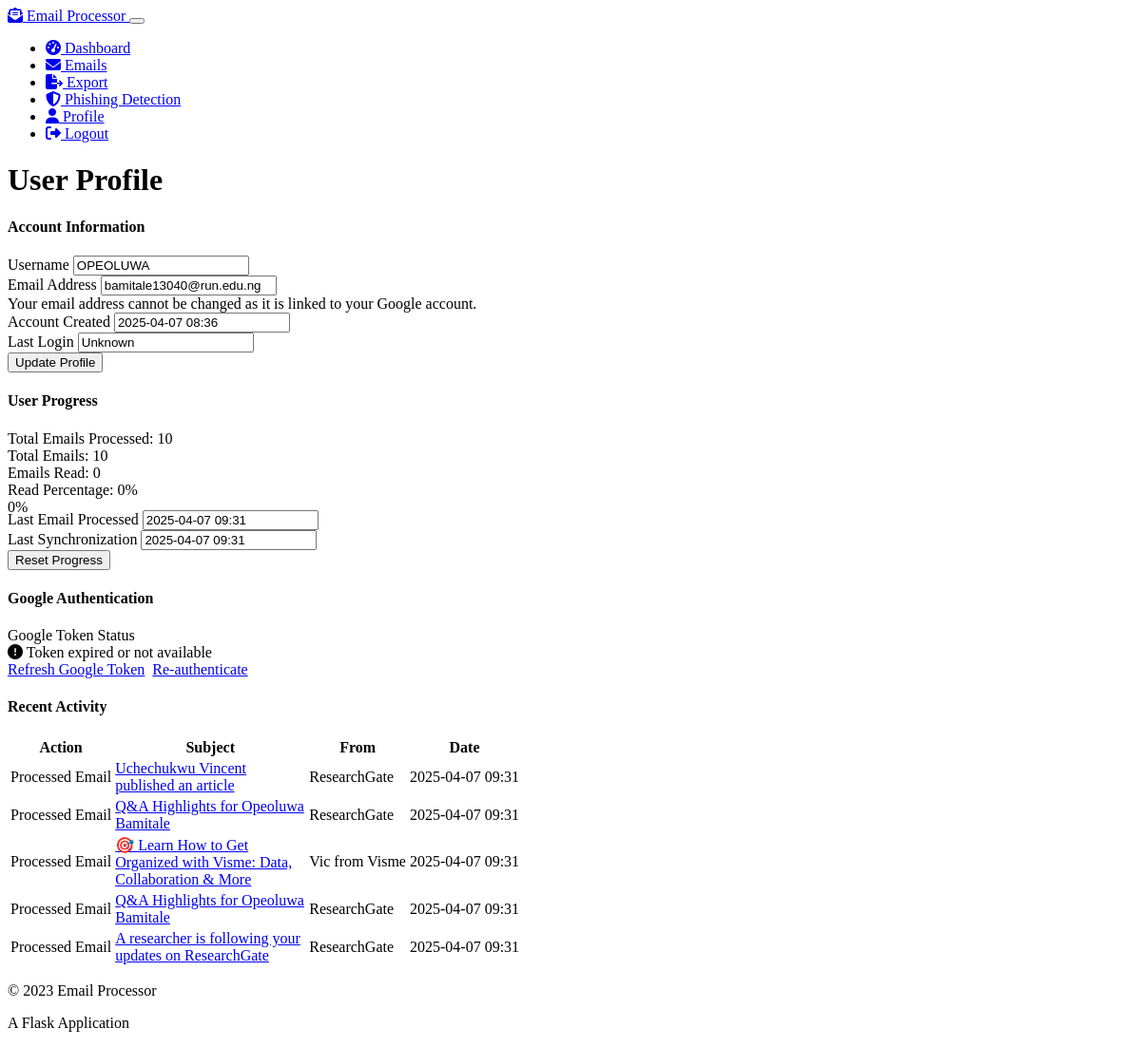
The app's page /profile (signed in), older data.
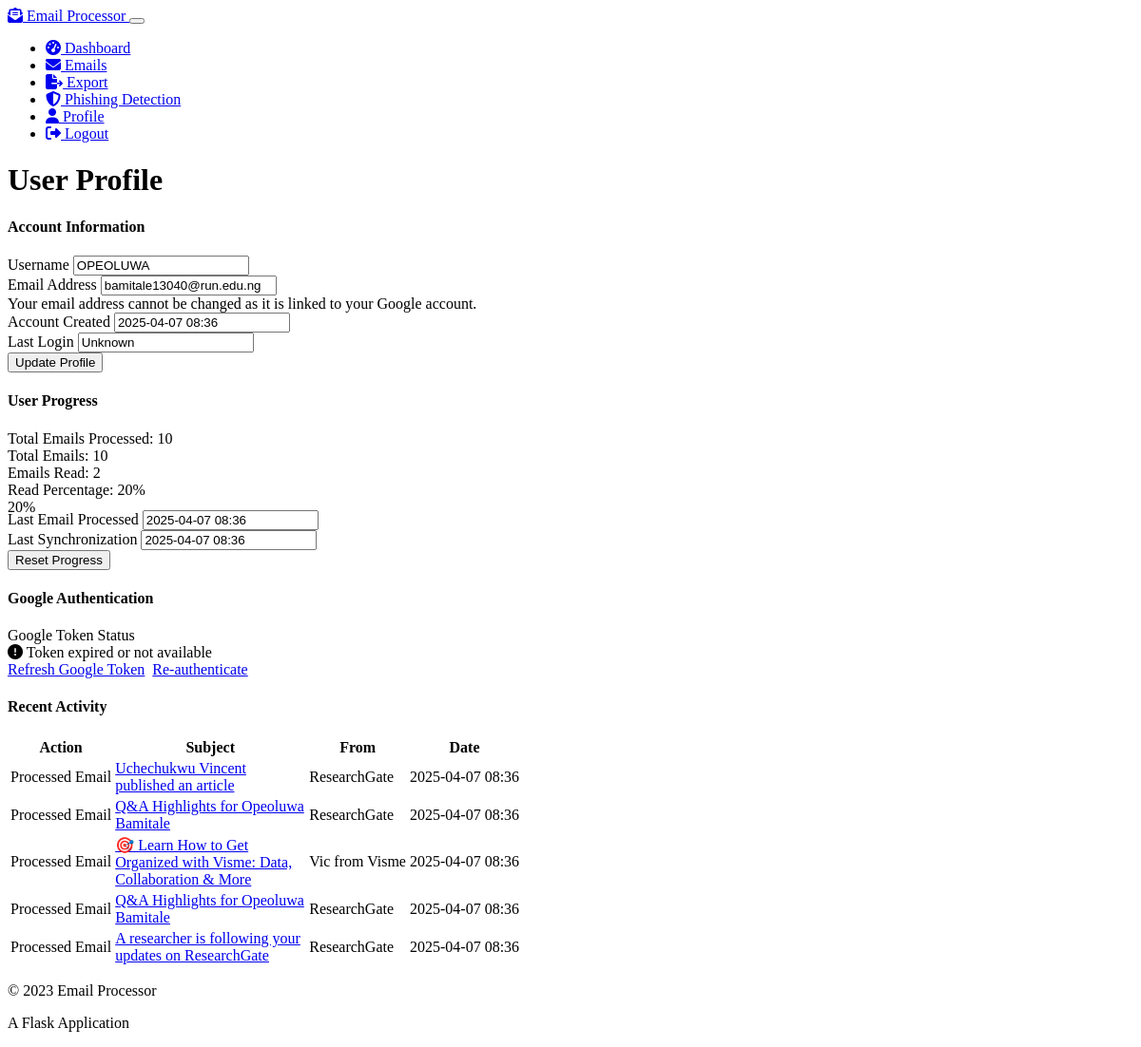
The same page, newer data.
### models.py (models this page shows, shortened)
class User(UserMixin, db.Model):
    id = db.Column(db.Integer, primary_key=True)
    username = db.Column(db.String(64), unique=True, nullable=False)
    email = db.Column(db.String(120), unique=True, nullable=False)
    password_hash = db.Column(db.String(256))
    gmail_access_token = db.Column(db.String(256))
    gmail_refresh_token = db.Column(db.String(256))
    gmail_token_expiry = db.Column(db.DateTime)
    created_at = db.Column(db.DateTime, default=datetime.utcnow)
    last_login = db.Column(db.DateTime)
    emails = db.relationship('Email', backref='user', lazy=True)
    progress = db.relationship('UserProgress', backref='user', lazy=True, uselist=False)

class UserProgress(db.Model):
    id = db.Column(db.Integer, primary_key=True)
    user_id = db.Column(db.Integer, db.ForeignKey('user.id'), unique=True, nullable=False)
    total_emails_processed = db.Column(db.Integer, default=0)
    last_email_processed = db.Column(db.DateTime)
    last_sync_date = db.Column(db.DateTime)
    emails_read = db.Column(db.Integer, default=0)
    favorite_senders = db.Column(db.Text)  # Store as JSON

class Email(db.Model):
    id = db.Column(db.Integer, primary_key=True)
    user_id = db.Column(db.Integer, db.ForeignKey('user.id'), nullable=False)
    message_id = db.Column(db.String(256), nullable=False)
    sender = db.Column(db.String(120), nullable=False)
    sender_name = db.Column(db.String(120))
    recipient = db.Column(db.String(120), nullable=False)
    subject = db.Column(db.String(512))
    body_text = db.Column(db.Text)
    body_html = db.Column(db.Text)
    body_cleaned = db.Column(db.Text)
    date_received = db.Column(db.DateTime)
    date_processed = db.Column(db.DateTime, default=datetime.utcnow)
    is_read = db.Column(db.Boolean, default=False)

### user_progress.py (the view)
@user_progress_bp.route("/profile")
@login_required
def profile():
    progress = UserProgress.query.filter_by(user_id=current_user.id).first()
    if not progress:
        progress = UserProgress(user_id=current_user.id)
        db.session.add(progress)
        db.session.commit()
    total_emails = Email.query.filter_by(user_id=current_user.id).count()
    read_emails = Email.query.filter_by(user_id=current_user.id, is_read=True).count()
    read_percentage = (read_emails / total_emails * 100) if total_emails > 0 else 0
    favorite_senders = {}
    if progress.favorite_senders:
        try:
            favorite_senders = json.loads(progress.favorite_senders)
        except:
            favorite_senders = {}
    recent_emails = Email.query.filter_by(user_id=current_user.id)\
        .order_by(Email.date_processed.desc())\
        .limit(5).all()
    now = datetime.utcnow()
    return render_template('profile.html',
                          user=current_user,
                          progress=progress,
                          total_emails=total_emails,
                          read_emails=read_emails,
                          read_percentage=read_percentage,
                          favorite_senders=favorite_senders,
                          recent_emails=recent_emails,
                          now=now)

### app.py (called while the page is built)
@login_manager.user_loader
def load_user(user_id):
    from models import User
    return User.query.get(int(user_id))

### templates/profile.html (shortened to what this page needs)
{% extends 'base.html' %}
{% block content %}
<div class="row mb-4">
    <div class="col">
        <h1 class="mb-4">User Profile</h1>
    </div>
</div>
<div class="row">
    <div class="col-md-6 mb-4">
        <div class="card bg-dark">
            <div class="card-header">
                <h4 class="mb-0">Account Information</h4>
            </div>
            <div class="card-body">
                <form action="{{ url_for('user_progress_bp.update_username') }}" method="POST">
                    <div class="mb-3">
                        <label for="username" class="form-label">Username</label>
                        <input type="text" class="form-control" id="username" name="username" value="{{ user.username }}">
                    </div>
                    <div class="mb-3">
                        <label for="email" class="form-label">Email Address</label>
                        <input type="email" class="form-control" id="email" value="{{ user.email }}" readonly>
                        <div class="form-text">Your email address cannot be changed as it is linked to your Google account.</div>
                    </div>
                    <div class="mb-3">
                        <label class="form-label">Account Created</label>
                        <input type="text" class="form-control" value="{{ user.created_at.strftime('%Y-%m-%d %H:%M') if user.created_at else 'Unknown' }}" readonly>
                    </div>
                    <div class="mb-3">
                        <label class="form-label">Last Login</label>
                        <input type="text" class="form-control" value="{{ user.last_login.strftime('%Y-%m-%d %H:%M') if user.last_login else 'Unknown' }}" readonly>
                    </div>
                    <button type="submit" class="btn btn-primary">Update Profile</button>
                </form>
            </div>
        </div>
    </div>
    <div class="col-md-6 mb-4">
        <div class="card bg-dark mb-4">
            <div class="card-header">
                <h4 class="mb-0">User Progress</h4>
            </div>
            <div class="card-body">
                <div class="d-flex justify-content-between mb-2">
                    <span>Total Emails Processed:</span>
                    <span class="badge bg-primary">{{ progress.total_emails_processed }}</span>
                </div>
                <div class="d-flex justify-content-between mb-2">
                    <span>Total Emails:</span>
                    <span class="badge bg-info">{{ total_emails }}</span>
                </div>
                <div class="d-flex justify-content-between mb-2">
                    <span>Emails Read:</span>
                    <span class="badge bg-success">{{ read_emails }}</span>
                </div>
                <div class="d-flex justify-content-between mb-2">
                    <span>Read Percentage:</span>
                    <span class="badge bg-warning">{{ read_percentage|round|int }}%</span>
                </div>
                <div class="progress mt-3 mb-4">
                    <div class="progress-bar" role="progressbar" style="width: {{ read_percentage }}%" aria-valuenow="{{ read_percentage }}" aria-valuemin="0" aria-valuemax="100">{{ read_percentage|round|int }}%</div>
                </div>
                <div class="mb-3">
                    <label class="form-label">Last Email Processed</label>
                    <input type="text" class="form-control" value="{{ progress.last_email_processed.strftime('%Y-%m-%d %H:%M') if progress.last_email_processed else 'Never' }}" readonly>
                </div>
                <div class="mb-3">
                    <label class="form-label">Last Synchronization</label>
                    <input type="text" class="form-control" value="{{ progress.last_sync_date.strftime('%Y-%m-%d %H:%M') if progress.last_sync_date else 'Never' }}" readonly>
                </div>
                <form action="{{ url_for('user_progress_bp.reset_progress') }}" method="POST" onsubmit="return confirm('Are you sure you want to reset your progress? This will delete all your processed emails.');">
                    <button type="submit" class="btn btn-danger">Reset Progress</button>
                </form>
            </div>
        </div>
        <div class="card bg-dark">
            <div class="card-header">
                <h4 class="mb-0">Google Authentication</h4>
            </div>
            <div class="card-body">
                <div class="mb-3">
                    <label class="form-label">Google Token Status</label>
                    {% if user.gmail_token_expiry and user.gmail_token_expiry > now %}
                        <div class="alert alert-success">
                            <i class="fas fa-check-circle"></i> Token active until {{ user.gmail_token_expiry.strftime('%Y-%m-%d %H:%M') }}
                        </div>
                    {% else %}
                        <div class="alert alert-warning">
                            <i class="fas fa-exclamation-circle"></i> Token expired or not available
                        </div>
                    {% endif %}
                </div>
                <a href="{{ url_for('google_auth.refresh_token') }}" class="btn btn-primary">Refresh Google Token</a>
                <a href="{{ url_for('google_auth.login') }}" class="btn btn-outline-primary">Re-authenticate</a>
            </div>
        </div>
    </div>
</div>
<div class="row mb-4">
    <div class="col-12">
        <div class="card bg-dark">
            <div class="card-header">
                <h4 class="mb-0">Recent Activity</h4>
            </div>
            <div class="card-body">
                {% if recent_emails %}
                    <div class="table-responsive">
                        <table class="table table-hover">
                            <thead>
                                <tr>
                                    <th>Action</th>
                                    <th>Subject</th>
                                    <th>From</th>
                                    <th>Date</th>
                                </tr>
                            </thead>
                            <tbody>
                                {% for email in recent_emails %}
                                    <tr>
                                        <td>Processed Email</td>
                                        <td class="text-truncate" style="max-width: 200px;">
                                            <a href="{{ url_for('email_processor_bp.email_detail', email_id=email.id) }}">
                                                {{ email.subject }}
                                            </a>
                                        </td>
                                        <td>{{ email.sender_name or email.sender }}</td>
                                        <td>{{ email.date_processed.strftime('%Y-%m-%d %H:%M') }}</td>
                                    </tr>
                                {% endfor %}
                            </tbody>
                        </table>
                    </div>
                {% else %}
                    <p class="text-muted">No recent activity</p>
                {% endif %}
            </div>
        </div>
    </div>
</div>
{% endblock %}

### templates/base.html (shortened to what this page needs)
<!DOCTYPE html>
<html lang="en" data-bs-theme="dark">
<head>
    <link rel="stylesheet" href="https://cdn.replit.com/agent/bootstrap-agent-dark-theme.min.css">
    <link rel="stylesheet" href="https://cdnjs.cloudflare.com/ajax/libs/font-awesome/6.4.0/css/all.min.css">
    <link rel="stylesheet" href="{{ url_for('static', filename='css/custom.css') }}">
</head>
<body>
    <nav class="navbar navbar-expand-lg navbar-dark bg-dark mb-4">
        <div class="container">
            <a class="navbar-brand" href="{{ url_for('index') }}">
                <i class="fas fa-envelope-open-text"></i> Email Processor
            </a>
            <button class="navbar-toggler" type="button" data-bs-toggle="collapse" data-bs-target="#navbarNav" aria-controls="navbarNav" aria-expanded="false" aria-label="Toggle navigation">
            </button>
            <div class="collapse navbar-collapse" id="navbarNav">
                <ul class="navbar-nav ms-auto">
                    {% if current_user.is_authenticated %}
                        <li class="nav-item">
                            <a class="nav-link" href="{{ url_for('email_processor_bp.dashboard') }}">
                                <i class="fas fa-tachometer-alt"></i> Dashboard
                            </a>
                        </li>
                        <li class="nav-item">
                            <a class="nav-link" href="{{ url_for('email_processor_bp.emails_list') }}">
                                <i class="fas fa-envelope"></i> Emails
                            </a>
                        </li>
                        <li class="nav-item">
                            <a class="nav-link" href="{{ url_for('csv_exporter_bp.export_page') }}">
                                <i class="fas fa-file-export"></i> Export
                            </a>
                        </li>
                        <li class="nav-item">
                            <a class="nav-link" href="{{ url_for('phishing_detector_bp.phishing_detection_dashboard') }}">
                                <i class="fas fa-shield-alt"></i> Phishing Detection
                            </a>
                        </li>
                        <li class="nav-item">
                            <a class="nav-link" href="{{ url_for('user_progress_bp.profile') }}">
                                <i class="fas fa-user"></i> Profile
                            </a>
                        </li>
                        <li class="nav-item">
                            <a class="nav-link" href="{{ url_for('google_auth.logout') }}">
                                <i class="fas fa-sign-out-alt"></i> Logout
                            </a>
                        </li>
                    {% else %}
                        <li class="nav-item">
                            <a class="nav-link" href="{{ url_for('google_auth.login') }}">
                                <i class="fab fa-google"></i> Login with Google
                            </a>
                        </li>
                    {% endif %}
                </ul>
            </div>
        </div>
    </nav>
    <div class="container">
        {% block content %}{% endblock %}
    </div>
    <footer class="bg-dark text-light mt-5 py-3">
        <div class="container">
            <div class="row">
                <div class="col-md-6">
                    <p>&copy; 2023 Email Processor</p>
                </div>
                <div class="col-md-6 text-md-end">
                    <p>A Flask Application</p>
                </div>
            </div>
        </div>
    </footer>
</body>
</html>

### static/css/custom.css (style rules this page uses)
.card { transition: transform 0.2s ease-in-out; }
.progress { background-color: rgba(255, 255, 255, 0.1); border-radius: 0.5rem; height: 0.75rem; }
.progress-bar { background-color: var(--bs-primary); border-radius: 0.5rem; }
.btn { margin-right: 0.25rem; }
.alert { border-radius: 0.5rem; }

Row changes from the older to the newer data that the page shows:
changed UserProgress: last_email_processed "2025-04-07 09:31" → "2025-04-07 08:36"; last_sync_date "2025-04-07 09:31" → "2025-04-07 08:36"
changed Email "Uchechukwu Vincent published an article": date_processed "2025-04-07 09:31" → "2025-04-07 08:36"
changed Email (number 2 of 5 on the later page): date_processed "2025-04-07 09:31" → "2025-04-07 08:36"
changed Email "🎯 Learn How to Get Organized with Visme: Data, Collaboration & More": date_processed "2025-04-07 09:31" → "2025-04-07 08:36"
changed Email (number 4 of 5 on the later page): date_processed "2025-04-07 09:31" → "2025-04-07 08:36"
changed Email "A researcher is following your updates on ResearchGate": date_processed "2025-04-07 09:31" → "2025-04-07 08:36"
Text that changed along with them:
{{ read_emails }}: "0" → "2"
{{ read_percentage|round|int }}: "0" → "20"
